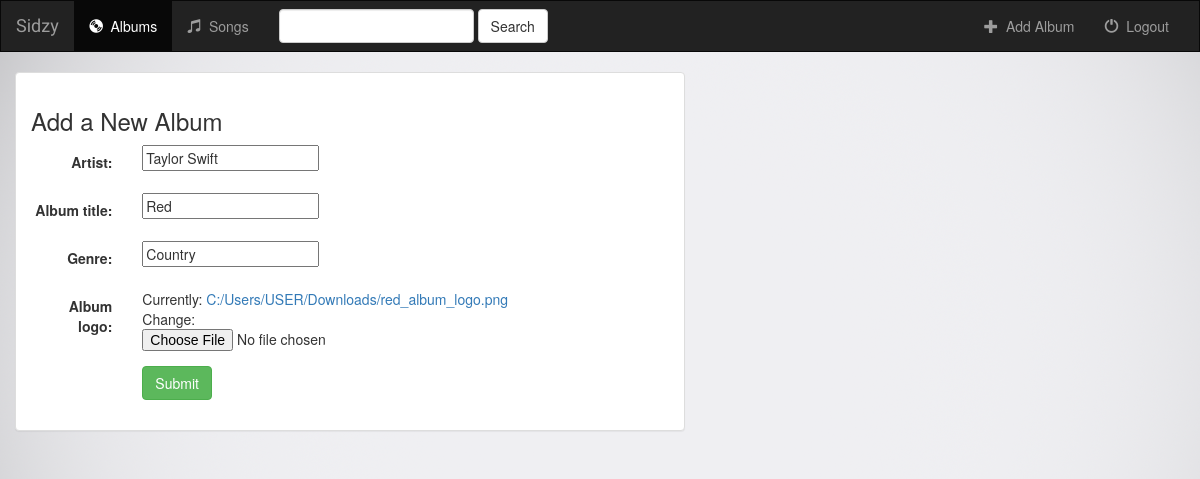
The page /music/album/1/ on the database as committed earlier.
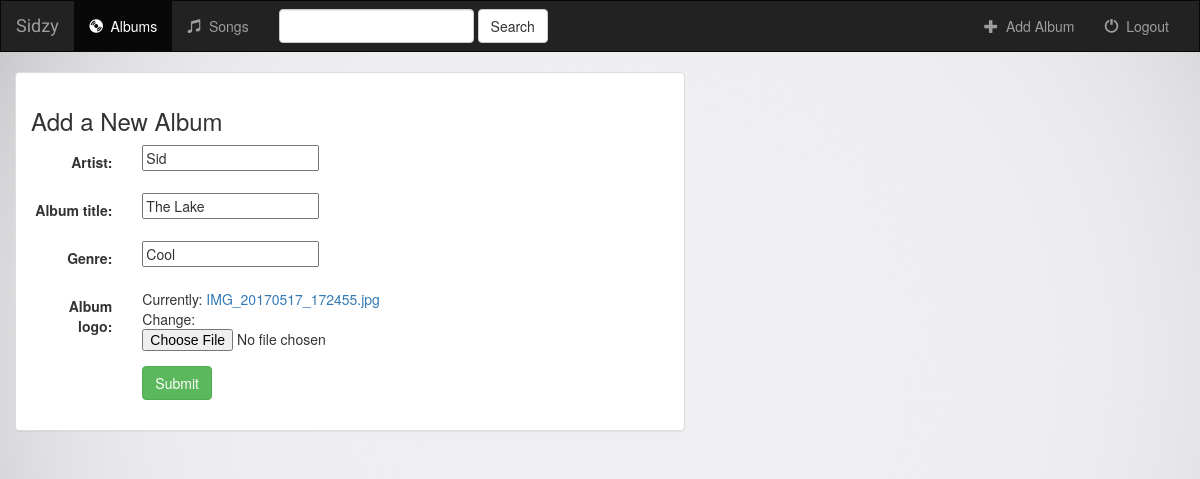
The same page on the database as committed later.
### music/models.py (models this page shows, shortened)
class Album(models.Model):
    artist = models.CharField(max_length=250)
    album_title = models.CharField(max_length=500)
    genre = models.CharField(max_length=100)
    album_logo = models.FileField()

### music/views.py (the view)
# urls.py: url(r'^album/(?P<pk>[0-9]+)/$', views.AlbumUpdate.as_view(), name='album-update'),
class AlbumUpdate(UpdateView):
    model = Album
    fields = ['artist','album_title','genre','album_logo']

### music/templates/music/album_form.html (shortened to what this page needs)
{% extends "music/base.html" %}
{% block body %}
    <div class="container-fluid">
        <div class="row">
            <div class="col-sm-12 col-md-7">
                <div class="panel panel-default">
                    <div class="panel-body">
                        <h3>Add a New Album</h3>
                        <form class="form-horizontal" action="" method="POST" enctype="multipart/form-data">
                            {% include 'music/form-template.html' %}
                            <div class="form-group">
                                <div class="col-sm-offset-2 col-sm-10">
                                    <button type="submit" class="btn btn-success">Submit</button>
                                </div>
                            </div>
                        </form>
                    </div>
                </div>
            </div>
        </div>
    </div>
{% endblock %}

### music/templates/music/form-template.html (shortened to what this page needs)
{% for field in form %}
    <div class="form-group">
        <div class="col-sm-offset-2 col-sm-10">
        </div>
        <label class="control-label col-sm-2">{{ field.label_tag }}</label>
        <div class="col-sm-10">{{ field }}</div>
    </div>
{% endfor %}

Rows that differ between the two databases and show on the page:
changed Album: artist "Taylor Swift" → "Sid"; album_title "Red" → "The Lake"; genre "Country" → "Cool"
Other text that changed with them:
text no longer shown: "Currently: C:/Users/USER/Downloads/red_album_logo.png Change:"
text now shown: "Currently: IMG_20170517_172455.jpg Change:"
